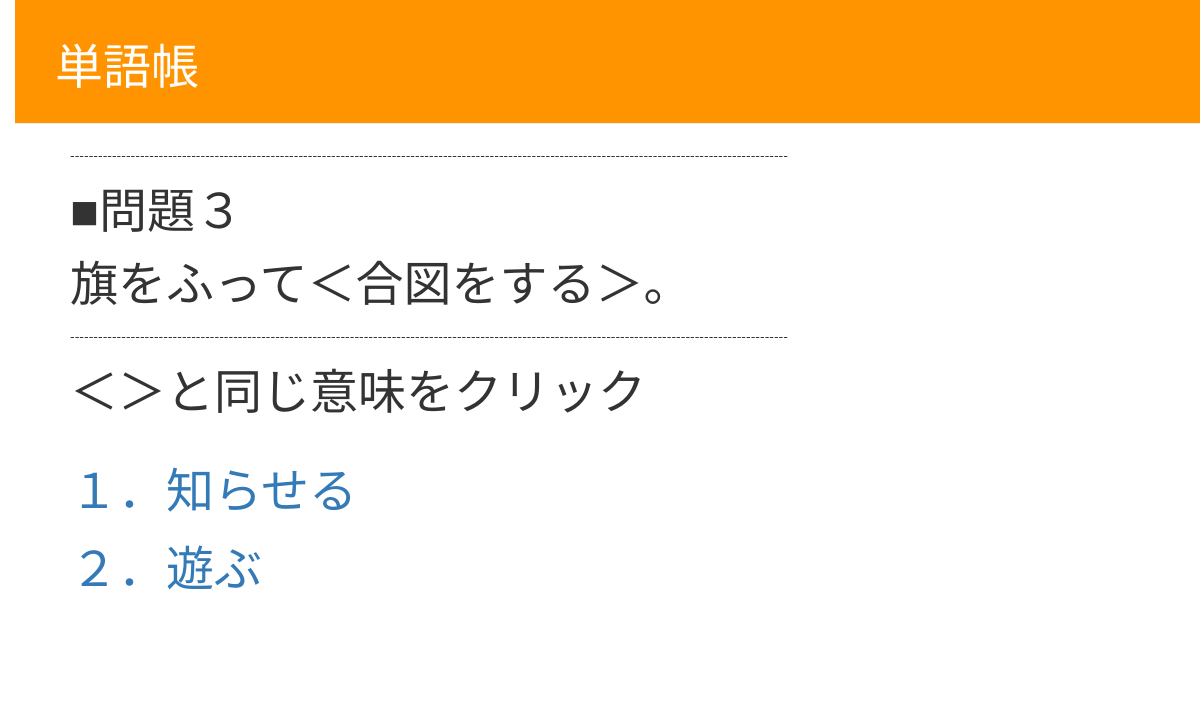
/post/5/, run on the app's committed database.
### blog/models.py (models this page shows, shortened)
class Post(models.Model):
    author = models.ForeignKey('auth.User', on_delete=models.CASCADE)
    number = models.CharField(max_length=200,null=True)
    title = models.TextField(null=True)
    text = models.TextField()
    answer1 = models.TextField(null=True)
    answer2 = models.TextField(null=True)
    created_date = models.DateTimeField(default=timezone.now)
    published_date = models.DateTimeField(blank=True, null=True)

### blog/views.py (the view)
# urls.py: path('post/<int:pk>/', views.post_detail, name='post_detail'),
def post_detail(request, pk):
    post = get_object_or_404(Post, pk=pk)
    return render(request, 'blog/post_detail.html', {'post': post})

### blog/templates/blog/post_detail.html (shortened to what this page needs)
{% extends 'blog/base.html' %}
{% block content %}
<div class="post">
  <p class="mb2">----------------------------------------------------------------------------------------------------------------------------------------------------------</p>
  <h1><font size="20">■{{ post.number }}</font></h1>
  <p class="mb10"><font size="20">{{ post.title }}</font></p>
  <p class="mb2">----------------------------------------------------------------------------------------------------------------------------------------------------------</p>
  <p><font size="15">{{ post.text|linebreaksbr }}</font></p>
　{% ifequal post.pk 5 %}
    <p><font size="20"><a href="{% url 'post_right2' pk=post.pk %}">{{ post.answer1|linebreaksbr }}</a></font><p>
    <p><font size="20"><a href="{% url 'post_miss2'  pk=post.pk %}">{{ post.answer2|linebreaksbr }}</a></font><p>
  {% endifequal %}
</div>
{% endblock %}

### blog/static/css/blog.css (style rules this page uses)
body { padding-left: 15px; }
h1, h2, h3, h4 { font-family: 'Lobster', cursive; }
.post { margin-bottom: 70px; }

### data on the page
Post: number "問題３", title "旗をふって＜合図をする＞。", text "＜＞と同じ意味をクリック", answer1 "１．知らせる", answer2 "２．遊ぶ"
